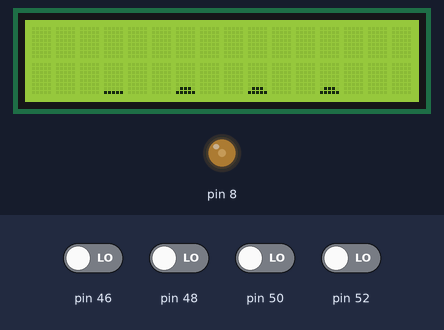
The sketch below on a simulated Arduino Mega 2560, built with avr-gcc and run on an emulated ATmega2560. Parts: 16×2 character LCD, output pins drawn as LEDs (lit = HIGH). The test bench sets the inputs (shaded band); at power-on: pin 46, pin 48, pin 50, pin 52 LOW.

Above: at 1.2 s.
1.3 s: pin 48 driven HIGH
At 3.8 s:
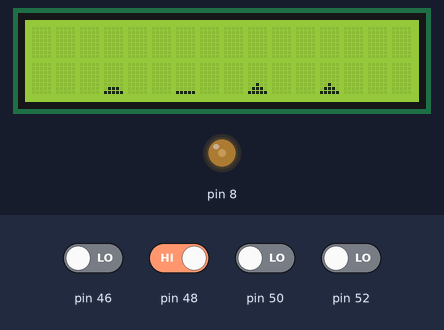
4.6 s: pin 50 driven HIGH
At 7.3 s:
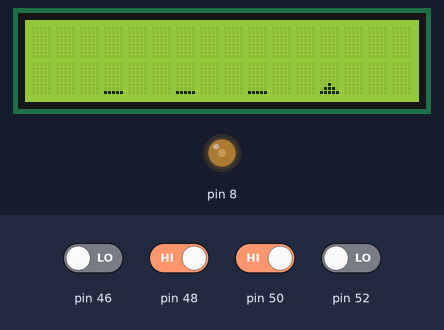
7.9 s: pin 52 driven HIGH
At 9.1 s:
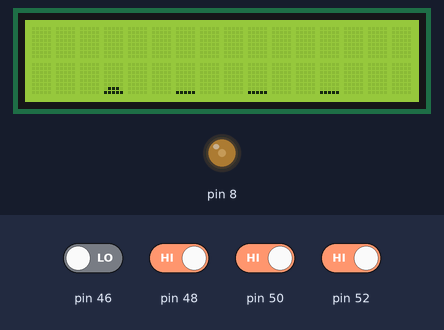
11.2 s: pin 46 driven HIGH
13.5 s: pin 48 driven LOW
16.8 s: pin 46 driven LOW
At 21.9 s:
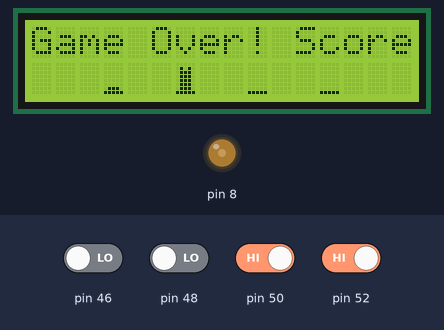
Timing chart, 0 to 23.4 s (numbered marks = the images above; inputs shaded):
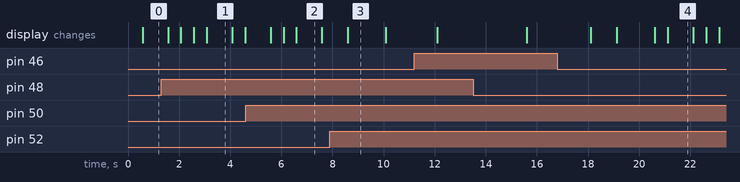

Measured:
- after the input at 1.3 s, the display: first differs from a run without the input after 0.77 s (image 1 shows a later state)
- after the input at 4.6 s, the display: first differs from a run without the input after 1.5 s (image 2 shows a later state)
- after the input at 7.9 s, the display: changes after 0.69 s (image 3)
- after the input at 16.8 s, the display: first differs from a run without the input after 2.3 s (image 4 shows a later state)
- what the display in image 1 shows lasts 1.0 s, from 3.1 s to 4.1 s

The sketch:

GeyserMaintainer.ino
```cpp
#include <LiquidCrystal.h>
LiquidCrystal lcd(22, 24, 26, 28, 30, 32, 34, 36, 38, 40, 42);
//How to assemble:
//Connect a lc's VO to 8 PWM and RS - D7 to 22 - 42.
//Connect pushbuttons to 46 - 52
//Enjoy!
//How to play:
//Hold each button to prevent the geysers from bursting.
//Geyser Images
byte stage1Geyser[] = {
  B00000,
  B00000,
  B00000,
  B00000,
  B00000,
  B00000,
  B00000,
  B11111
};

byte stage2Geyser[] = {
  B00000,
  B00000,
  B00000,
  B00000,
  B00000,
  B00000,
  B01110,
  B11111
};

byte stage3Geyser[] = {
  B00000,
  B00000,
  B00000,
  B00000,
  B00000,
  B00100,
  B01110,
  B11111
};

byte stage4Geyser[] = {
  B00000,
  B01010,
  B01110,
  B01110,
  B01110,
  B01110,
  B01110,
  B11111
};
int geyser1Timer = 5;
int geyser2Timer = 12;
int geyser3Timer = 9;
int geyser4Timer = 12;

int randSeed = 0;

void setup() {
  // put your setup code here, to run once:
  randomSeed(23507909);
  lcd.begin(16, 2);
  pinMode(8, OUTPUT);
  analogWrite(8, 75);
  pinMode(46, INPUT);
  pinMode(48, INPUT);
  pinMode(50, INPUT);
  pinMode(52, INPUT);
  Serial.begin(9600);

  lcd.createChar(0, stage1Geyser);
  lcd.createChar(1, stage2Geyser);
  lcd.createChar(2, stage3Geyser);
  lcd.createChar(3, stage4Geyser);
}

void loop() {
  // put your main code here, to run repeatedly:


 lcd.setCursor(3, 1);
 lcd.write(byte(int(geyser1Timer / 5) - 1));
 lcd.setCursor(6, 1);
 lcd.write(byte(int(geyser2Timer / 5) - 1));
 lcd.setCursor(9, 1);
 lcd.write(byte(int(geyser3Timer / 5) - 1));
 lcd.setCursor(12, 1);
 lcd.write(byte(int(geyser4Timer / 5) - 1));

 if (digitalRead(46) == 1)
 {
   geyser1Timer = 5;
 }
 if (digitalRead(48) == 1)
 {
   geyser2Timer = 5;
 }

 if (digitalRead(50) == 1)
 {
   geyser3Timer = 5;
 }

 if (digitalRead(52) == 1)
 {
   geyser4Timer = 5;
 }

 delay(500);

 if (geyser1Timer >= 20 || geyser2Timer >= 20 || geyser3Timer >= 20 || geyser4Timer >= 20)
 {
  lcd.home();
  lcd.print("Game Over! Score: " + String(millis() / 1000));
  geyser1Timer = 5;
  geyser2Timer = 12;
  geyser3Timer = 9;
  geyser4Timer = 12;
  delay(1000);
  lcd.clear();

 }
 geyser1Timer++;
 geyser2Timer++;
 geyser3Timer++;
 geyser4Timer++;
}
```
